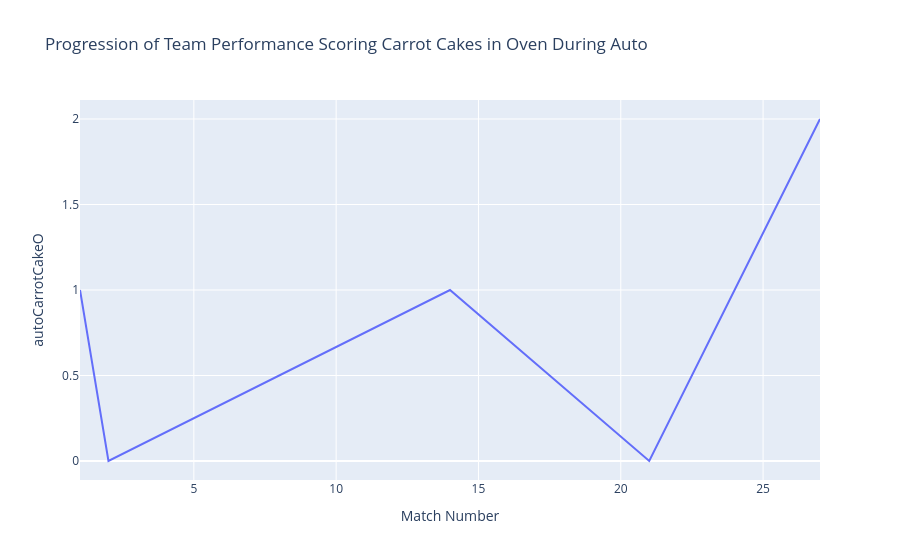

This figure's notebook cell:
### Code cell
#oven carrot cake auto for a team (area)
indices=scouted_data["Team and Robot"]=="3504"
teamdata=scouted_data[indices]
fig=px.line(teamdata,x="Match Number", y="autoCarrotCakeO",title="Progression of Team Performance Scoring Carrot Cakes in Oven During Auto")
fig

### Figure 1 — Plotly figure (JSON) as saved in the notebook; plotly's stock layout.template omitted (floating-point values rounded to 4 significant figures)
{"data": [{"hovertemplate": "Match Number=%{x}<br>autoCarrotCakeO=%{y}<extra></extra>", "legendgroup": "", "line": {"color": "#636efa", "dash": "solid"}, "marker": {"symbol": "circle"}, "mode": "lines", "name": "", "orientation": "v", "showlegend": false, "type": "scatter", "x": [1, 2, 14, 21, 27], "xaxis": "x", "y": [1, 0, 1, 0, 2], "yaxis": "y"}], "layout": {"legend": {"tracegroupgap": 0}, "title": {"text": "Progression of Team Performance Scoring Carrot Cakes in Oven During Auto"}, "xaxis": {"anchor": "y", "domain": [0, 1], "title": {"text": "Match Number"}}, "yaxis": {"anchor": "x", "domain": [0, 1], "title": {"text": "autoCarrotCakeO"}}}}
